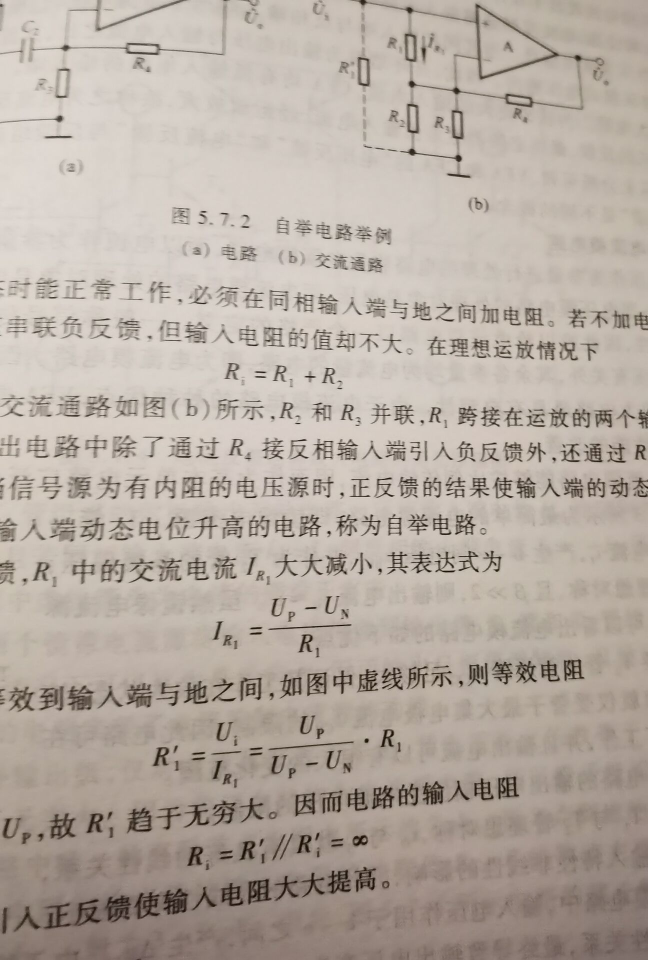
#> input picture pic_left/0.jpg, 1296 x 1920 px (shown at 1/2 size)
$ python features_finding.py
#> lines starting #> are read from the running program, lines starting #| are printed output that depends on the picture
# ——*——coding:utf-8——*——
# author: 胡润龙、hhhfccz(胡珈魁) time:2020/8/25
import numpy as np
import cv2

'''
基于FlannBasedMatcher近邻近似匹配的sift实现
接口定义：输入图像img1和img2的路径，返回一组DMatch类型（每组两个DMatch）
测试方法：将返回的DMatch用cv2.drawMatchesKnn方法绘制在水平拼接的两图片上
'''

# 输入接口
img_left = cv2.imread(input("Enter the path of img_left："))
#> the answer given: pic_left/0.jpg
#> img_left is the input picture: shape (1920, 1296, 3); mean B, G, R 162, 171.4, 182
img_right = cv2.imread(input("Enter the path of img_right："))
#> the answer given: pic_left/0.jpg

# 对图像进行灰度处理
img_left_g = cv2.cvtColor(img_left, cv2.COLOR_BGR2GRAY)
img_right_g = cv2.cvtColor(img_right, cv2.COLOR_BGR2GRAY)

# 创建sift对象
sift = cv2.xfeatures2d.SIFT_create()

# 寻找关键点和描述符
keypoints1, features1 = sift.detectAndCompute(img_left_g, None)
#> keypoints1 = 9541 keypoints; strongest (x, y, size): (760, 1140, 4.5), (658, 1065, 4.2), (684, 988, 4.2), (733, 1481, 5.6)
keypoints2, features2 = sift.detectAndCompute(img_right_g, None)
#> keypoints2 has the same summary as keypoints1

# 设置FLANN参数
FLANN_INDEX_KDTREE = 0
index_params = dict(algorithm=FLANN_INDEX_KDTREE, trees=5)
search_params = dict(checks=50)

# 将FlannBasedMatcher方法实例化
flann = cv2.FlannBasedMatcher(index_params, search_params)

# 利用knnMatch匹配处理，并将结果返回给matches
matches = flann.knnMatch(features1, features2, k=2)
#> matches = 9541 matches

# 比值判别法删除离群点，将符合要求的匹配结果进行输出
good = []
for m, n in matches:
    if m.distance < 0.75*n.distance:
        good.append([m])
#> after the loop, good = 9541 matches

result = cv2.drawMatchesKnn(img_left, keypoints1, img_right, keypoints2, good, None, flags=2)
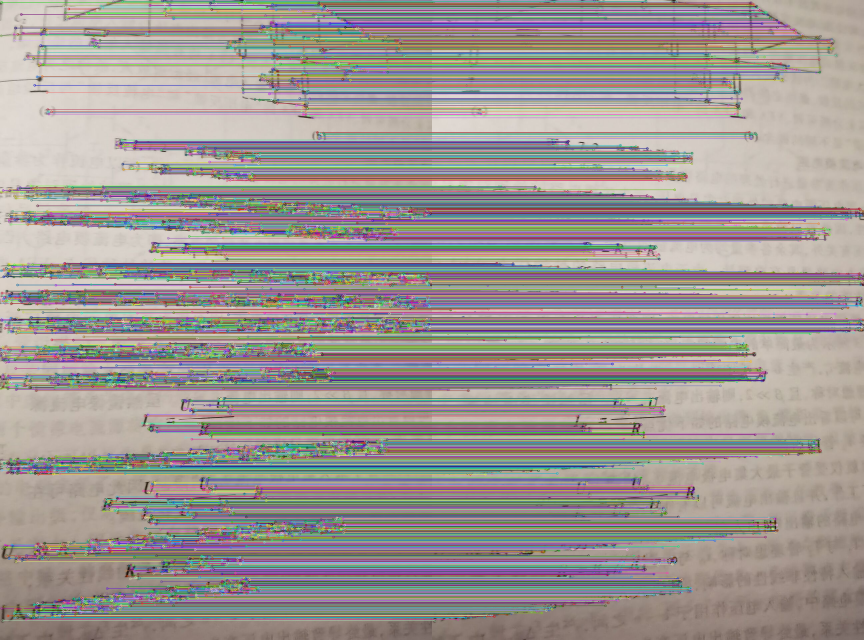
#> result: shape (1920, 2592, 3) (shown at 1/3 size); mean B, G, R 147, 150.5, 156.8
result = cv2.resize(result, (int(img_left.shape[0]/2), int(img_left.shape[1])), interpolation=cv2.INTER_CUBIC)
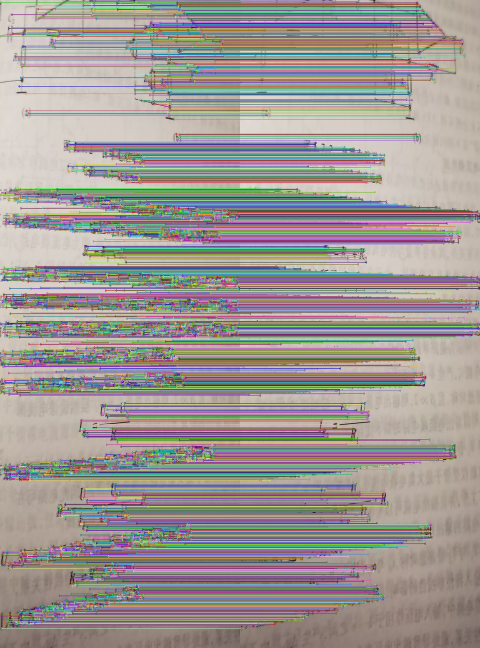
#> result: shape (1296, 960, 3) (shown at 1/2 size); mean B, G, R 147, 150.5, 156.9
cv2.imshow("SIFT_left", result)
cv2.waitKey(0)
cv2.destroyAllWindows()
